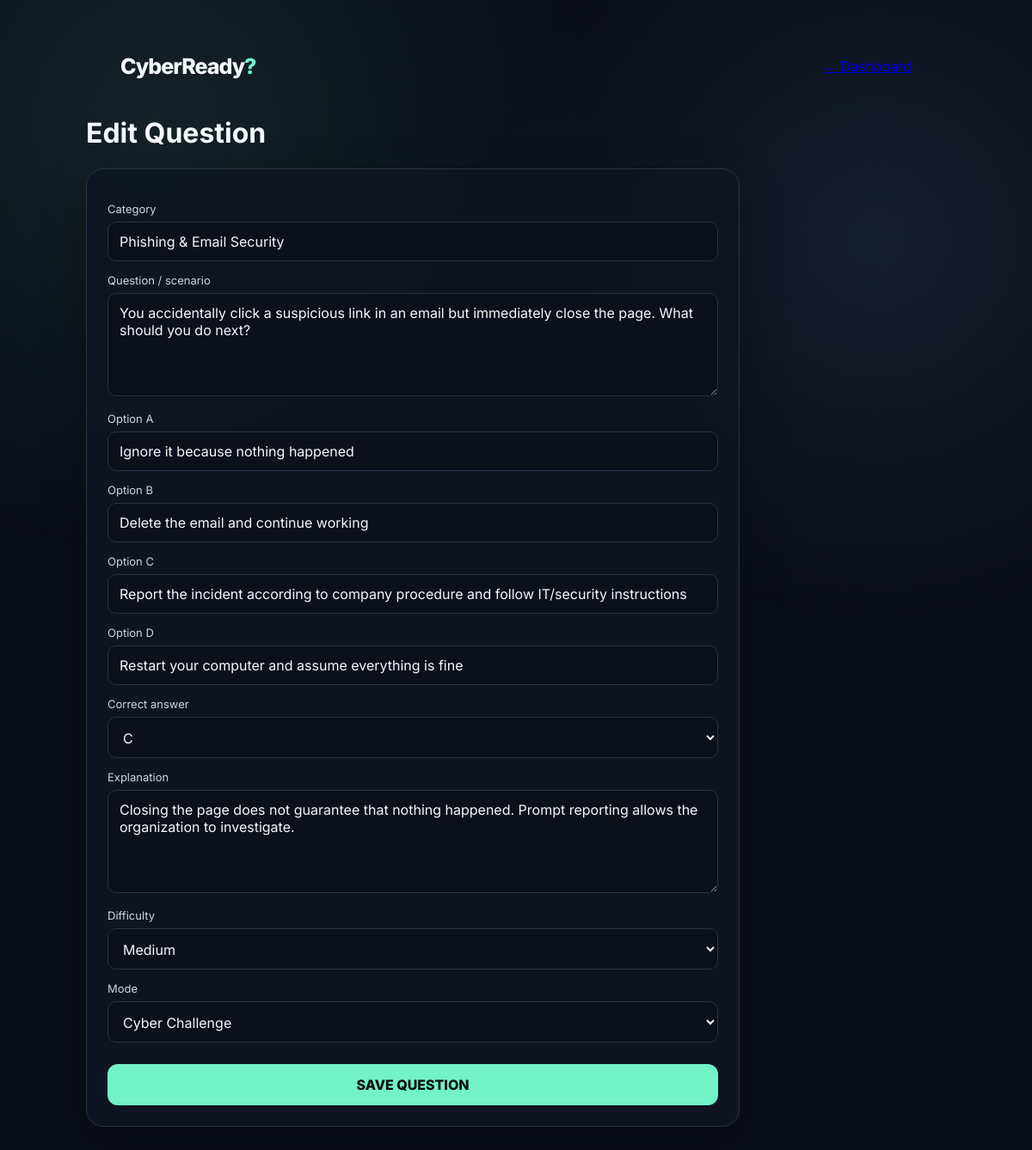
/admin/edit/5 (signed in), run on the app's committed database.
### tables this page shows
CREATE TABLE questions (
    id INTEGER PRIMARY KEY AUTOINCREMENT,
    category TEXT NOT NULL,
    question TEXT NOT NULL,
    option_a TEXT NOT NULL,
    option_b TEXT NOT NULL,
    option_c TEXT NOT NULL,
    option_d TEXT NOT NULL,
    correct_answer TEXT NOT NULL,
    explanation TEXT NOT NULL,
    difficulty TEXT NOT NULL DEFAULT 'Medium',
    mode TEXT NOT NULL DEFAULT 'challenge',
    created_at TEXT NOT NULL
);

### app.py (the view, shortened to what this page needs)
@app.route("/admin/edit/<int:qid>", methods=["GET", "POST"])
@admin_required
def edit_question(qid):
    conn = get_db()
    q = conn.execute("SELECT * FROM questions WHERE id=?", (qid,)).fetchone()
    if not q:
        conn.close()
        return "Question not found", 404
    conn.close()
    return render_template("edit_question.html", q=q)

### app.py (called while the page is built)
def get_db():
    conn = sqlite3.connect(DB_PATH)
    conn.row_factory = sqlite3.Row
    return conn

def admin_required(view):
    @wraps(view)
    def wrapped(*args, **kwargs):
        if not session.get("is_admin"):
            return redirect(url_for("admin_login"))
        return view(*args, **kwargs)
    return wrapped

### templates/edit_question.html (shortened to what this page needs)
<!doctype html>
<html lang="en">
<head>
<title>CyberReady? — Edit Question</title><link rel="stylesheet" href="{{ url_for('static', filename='css/style.css') }}">
</head>
<body>
<div class="shell admin-shell">
  <div class="topline"><div class="brand mini">CyberReady<span class="q">?</span></div><a href="{{ url_for('admin') }}">← Dashboard</a></div>
  <h1>{{ 'Edit Question' if q else 'Add Question' }}</h1>
  <form method="post" class="card edit-form">
    <label>Category</label><input name="category" value="{{ q['category'] if q else '' }}" required>
    <label>Question / scenario</label><textarea name="question" required>{{ q['question'] if q else '' }}</textarea>
    {% for key in ['a','b','c','d'] %}
      <label>Option {{ key|upper }}</label><input name="option_{{ key }}" value="{{ q['option_'+key] if q else '' }}" required>
    {% endfor %}
    <label>Correct answer</label>
    <select name="correct_answer">{% for x in ['A','B','C','D'] %}<option {% if q and q['correct_answer']==x %}selected{% endif %}>{{ x }}</option>{% endfor %}</select>
    <label>Explanation</label><textarea name="explanation" required>{{ q['explanation'] if q else '' }}</textarea>
    <label>Difficulty</label><select name="difficulty">{% for x in ['Easy','Medium','Hard'] %}<option {% if q and q['difficulty']==x %}selected{% endif %}>{{ x }}</option>{% endfor %}</select>
    <label>Mode</label><select name="mode"><option value="challenge" {% if not q or q['mode']=='challenge' %}selected{% endif %}>Cyber Challenge</option></select>
    <button class="primary" type="submit">SAVE QUESTION</button>
  </form>
</div>
</body></html>

### static/css/style.css (style rules this page uses)
:root { --bg:#080b14;--panel:#101624;--panel2:#151c2e;--text:#f5f7ff;--muted:#9aa6bf; --accent:#72f2c7;--accent2:#7aa7ff;--danger:#ff7187;--line:#273148; --shadow:0 18px 55px rgba(0,0,0,.24); }
* { box-sizing:border-box }
html { scroll-behavior:smooth }
body { margin:0;font-family:Inter,system-ui,sans-serif;background:#0a0e18;color:var(--text);min-height:100vh }
body:before { content:"";position:fixed;inset:0;pointer-events:none;background:radial-gradient(circle at 15% 10%,rgba(114,242,199,.09),transparent 32%),radial-gradient(circle at 85% 20%,rgba(122,167,255,.10),transparent 30%);z-index:-1 }
button,input,textarea,select { font:inherit }
.shell { width:min(1000px,92%);margin:0 auto;padding:40px 0 70px }
.brand { font-size:42px;font-weight:800;letter-spacing:-2px }
.brand.mini { font-size:25px;letter-spacing:-1px }
.q { color:var(--accent) }
.card { background:rgba(16,22,36,.9);border:1px solid var(--line);border-radius:20px;padding:24px;box-shadow:var(--shadow) }
label { display:block;font-size:13px;color:#cdd5e7;margin:14px 0 7px }
input,textarea,select { width:100%;background:#0b101c;border:1px solid var(--line);color:var(--text);border-radius:10px;padding:12px 13px }
textarea { min-height:120px;resize:vertical }
.primary,.secondary { border:0;border-radius:12px;padding:14px 18px;font-weight:800;cursor:pointer;text-decoration:none;display:inline-flex;align-items:center;justify-content:center;gap:10px;text-align:center;transition:transform .18s ease,box-shadow .18s ease,filter .18s ease }
.primary { background:var(--accent);color:#07110e;width:100%;margin-top:20px }
.topbar,.topline { width:min(1000px,92%);margin:0 auto;padding:22px 0;display:flex;justify-content:space-between;align-items:center }
.edit-form { max-width:760px }
.edit-form .primary { margin-top:25px }

### data on the page
questions: category "Phishing & Email Security", question "You accidentally click a suspicious link in an email but immediately close the page. What should you do next?", option_a "Ignore it because nothing happened" "Delete the email and continue working" "Report the incident according to company procedure and follow IT/security instructions" "Restart your computer and assume everything is fine", correct_answer "C", explanation "Closing the page does not guarantee that nothing happened. Prompt reporting allows the organization to investigate.", difficulty "Medium", mode "Cyber Challenge"

### other printed values
{{ 'Edit Question' if q else 'Add Question' }} "Edit Question"
{{ key|upper }} "A" "B" "C" "D"
